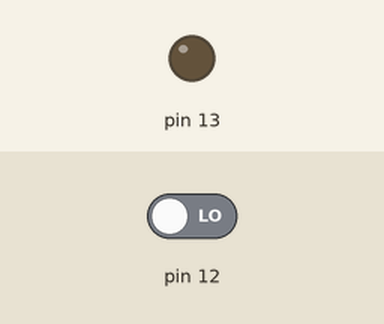
This sketch was run on a simulated Arduino Uno, built with avr-gcc and run on an emulated ATmega328P. Parts: output pins drawn as LEDs (lit = HIGH). The test bench sets the inputs (shaded band); at power-on: pin 12 LOW.

Above: at 1.2 s.
1.3 s: pin 12 driven HIGH
At 2.5 s:
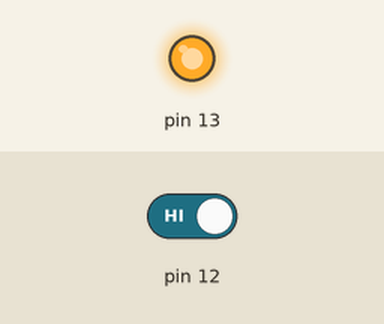
2.8 s: pin 12 driven LOW
At 3.7 s:
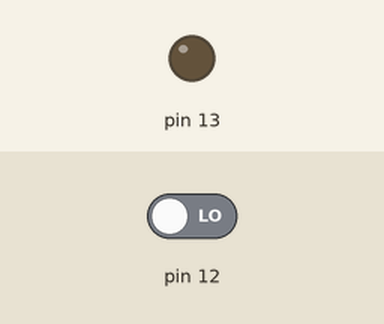
Timing chart, 0 to 5.8 s (numbered marks = the images above; inputs shaded):
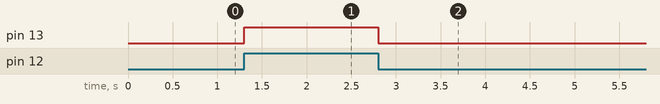

The sketch:

sketch_feb17b.ino
```cpp
void setup() {
  // put your setup code here, to run once:
  pinMode(13,OUTPUT);  //0 stands for input
                  // 1 stands for output.
  pinMode(12,INPUT);
}

void loop() {
  // put your main code here, to run repeatedly:
  int value;
  value=digitalRead(12);
  if(value==1){digitalWrite(13,1);}
  if(value==0){digitalWrite(13,0);}
  }
```

Measured:
- after the input at 1.3 s, pin 13: LOW → HIGH at once
- after the input at 2.8 s, pin 13: HIGH → LOW at once
